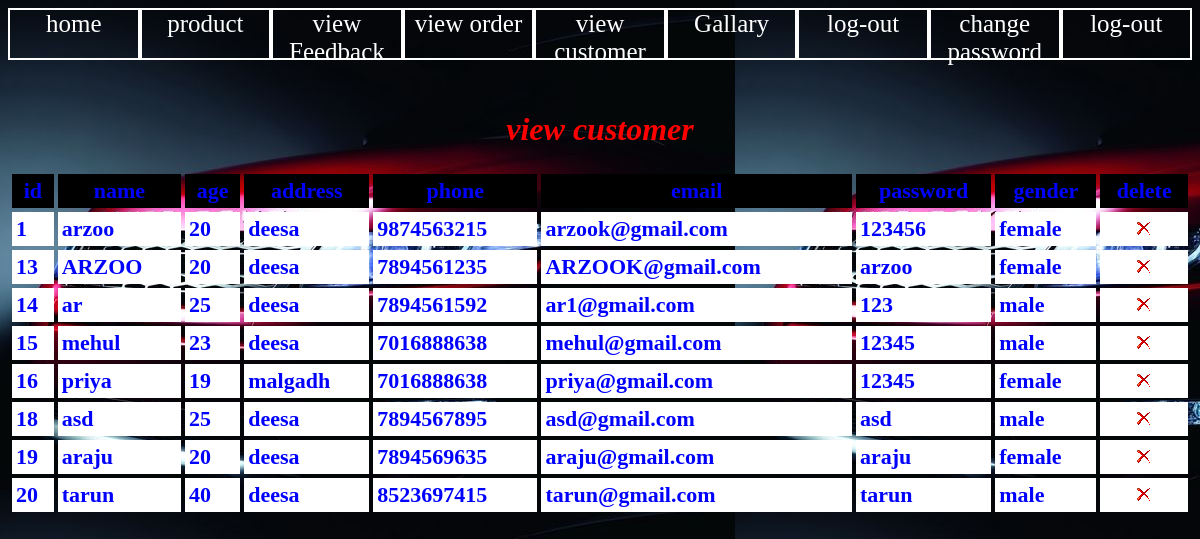
The page /admin/customer.php (signed in) on the database its author committed.
### tables this page shows
CREATE TABLE `customer_table` (
  `cust_id` int(10) NOT NULL,
  `name` varchar(20) NOT NULL,
  `age` int(3) NOT NULL,
  `gender` varchar(6) NOT NULL,
  `address` varchar(30) NOT NULL,
  `city` varchar(15) NOT NULL,
  `phone` bigint(10) NOT NULL,
  `email_id` varchar(40) NOT NULL,
  `pincode` int(6) NOT NULL,
  `password` varchar(20) NOT NULL
);

### admin/customer.php (the view, shortened to what this page needs)
<?php
include "header.php";
?>
<html>
  <head>
  </head>
    <body>
<table class="fo" width="100%" border="0" cellpadding="4" cellspacing="4">
  <tr bgcolor="white">
<h1 align="center" class="style8"><font color="#FF0000"><b><i>view customer</i></b></font></h1>
    <td bordercolor="#FF00FF" bgcolor="black"><div align="center" class="style1 style4">id</div></td>
    <td bordercolor="#FF00FF" bgcolor="black"><div align="center" class="style1 style4">name</div></td>
    <td bordercolor="#FF00FF" bgcolor="black"><div align="center" class="style1 style4">age</div></td>
    <td bordercolor="#FF00FF" bgcolor="black"><div align="center" class="style1 style4">address</div></td>
    <td bordercolor="#FF00FF" bgcolor="black"><div align="center" class="style1 style4">phone</div></td>
    <td bordercolor="#FF00FF" bgcolor="black"><div align="center" class="style1 style4">email</div></td>
    <td bordercolor="#FF00FF" bgcolor="black"><div align="center" class="style1 style4">password</div></td>
    <td bordercolor="#FF00FF" bgcolor="black"><div align="center" class="style1 style4">gender</div></td>
    <td bordercolor="#FF00FF" bgcolor="black"><div align="center" class="style1 style4">delete</div></td>
  </tr>
<?php
$sql="select * from customer_table";
$result=mysql_query($sql);
while($row=mysql_fetch_array($result)) {
?>
  <tr bgcolor="white">
  <td bordercolor="#FFFFCC" bgcolor="white"><span class="style4"><?php echo $row['cust_id']; ?></span></td>
    <td bordercolor="#FFFFCC" bgcolor="white"><span class="style4"><?php echo $row['name']; ?></span></td>
    <td bgcolor="white"><span class="style4"><?php echo $row['age']; ?></span></td>
    <td bgcolor="white"><span class="style4"><?php echo $row['address']; ?></span></td>
	    <td bgcolor="white"><span class="style4"><?php echo $row['phone']; ?></span></td>
    <td bgcolor="white"><span class="style4"><?php echo $row['email_id']; ?></span></td>
	    <td bgcolor="white"><span class="style4"><?php echo $row['password']; ?></span></td>
    <td bgcolor="white"><span class="style4"><?php echo $row['gender']; ?></span></td>
    <td bgcolor="white"><div align="center" class="style4"><a href="delete cust.php?id=<?php echo $row['cust_id']; ?>"><img src="images/b_drop.png" class="textbox1" /></a></div></td>
  </tr>
<?php } ?>
</table>
</body>
</html>

### admin/header.php (shortened to what this page needs)
<!DOCTYPE html PUBLIC "-//W3C//DTD XHTML 1.0 Transitional//EN" "http://www.w3.org/TR/xhtml1/DTD/xhtml1-transitional.dtd">
<html xmlns="http://www.w3.org/1999/xhtml">
<head>
<link href="../style.css" rel="stylesheet" type="text/css" />
</head>
<body background="product\a8d2b1bede422b14558366b67b4defa0.jpg">
<div class="conter">
  <div class="hmw"><a href="main.php">home</a>
</div>
<div class="hmw">
<a href="Add_product.php">
  product</a>
</div>
 <div class="hmw">
 <a href="viewFeeback.php">
  view Feedback</a>
</div>
  <div class="hmw"><a href="viewOrder.php">
    view order</a>
</div>
  <div class="hmw">
    <a href="customer.php">
    view customer</a>
  </div>
  <div class="hmw"><a href="photo_gallary.php">Gallary </a></div>
    <div class="hmw"><a href="index.php" >
      log-out</a>
    </div>
    <div class="hmw"><a href="change_pass.php">change password</a></div>
    <div class="hmw"><a href="index.php" >
      log-out</a>
    </div>
</div>
  </body>
  </html>

### admin/header.php (style rules this page uses)
a { color:#FFFFFF; text-decoration:none; }
.style4 { font-size: 22px; font-weight: bold; color: #0000FF; }
.conter { height: 4rem; width: 100%; display:flex; }
.hmw { height: 3rem; width: 15rem; border:2px solid white; text-align:center; justify-content:center; align-aitem:center; color:white; }
a { color:white; font-size:25px; }

### admin/customer.php (style rules this page uses)
.fo { font-size:22px; }

### rows shown on the page
customer_table: cust_id "1", name "arzoo", age "20", address "deesa", phone "9874563215", email "arzook@gmail.com", password "123456", gender "female"
customer_table: cust_id "13", name "ARZOO", age "20", address "deesa", phone "7894561235", email "ARZOOK@gmail.com", password "arzoo", gender "female"
customer_table: cust_id "14", name "ar", age "25", address "deesa", phone "7894561592", email "ar1@gmail.com", password "123", gender "male"
customer_table: cust_id "15", name "mehul", age "23", address "deesa", phone "7016888638", email "mehul@gmail.com", password "12345", gender "male"
customer_table: cust_id "16", name "priya", age "19", address "malgadh", phone "7016888638", email "priya@gmail.com", password "12345", gender "female"
customer_table: cust_id "18", name "asd", age "25", address "deesa", phone "7894567895", email "asd@gmail.com", password "asd", gender "male"
customer_table: cust_id "19", name "araju", age "20", address "deesa", phone "7894569635", email "araju@gmail.com", password "araju", gender "female"
customer_table: cust_id "20", name "tarun", age "40", address "deesa", phone "8523697415", email "tarun@gmail.com", password "tarun", gender "male"
